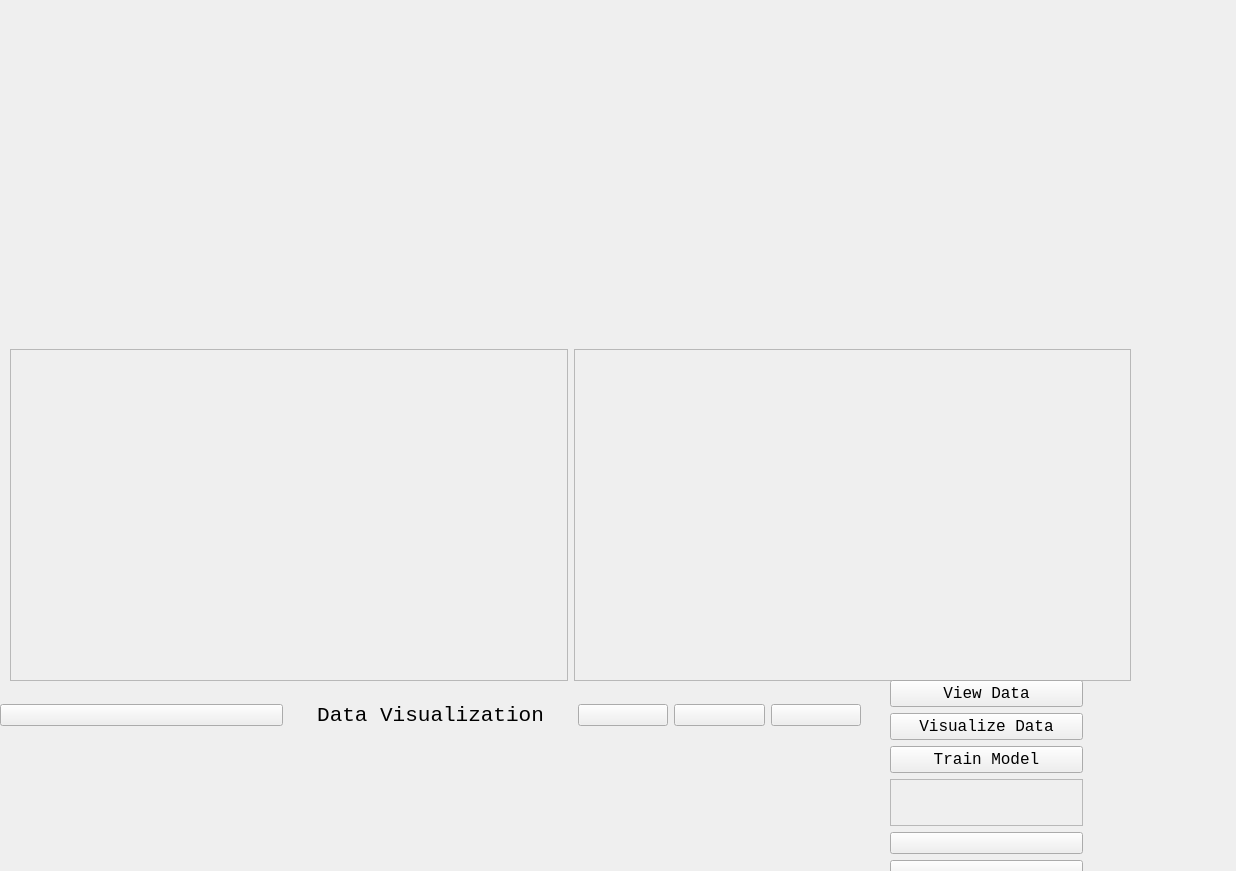
<?xml version="1.0" encoding="UTF-8"?>
<ui version="4.0">
 <class>MainWindow</class>
 <widget class="QMainWindow" name="MainWindow">
  <property name="geometry">
   <rect>
    <x>0</x>
    <y>0</y>
    <width>1236</width>
    <height>871</height>
   </rect>
  </property>
  <property name="windowTitle">
   <string>MainWindow</string>
  </property>
  <widget class="QWidget" name="centralwidget">
   <widget class="QWidget" name="verticalLayoutWidget">
    <property name="geometry">
     <rect>
      <x>10</x>
      <y>10</y>
      <width>1121</width>
      <height>671</height>
     </rect>
    </property>
    <layout class="QVBoxLayout" name="mainLayout">
     <item>
      <layout class="QHBoxLayout" name="horizontalLayout_3">
       <item>
        <widget class="QWidget" name="operational" native="true"/>
       </item>
      </layout>
     </item>
     <item>
      <layout class="QHBoxLayout" name="sidebar_body_layout">
       <item>
        <widget class="QFrame" name="sidebar">
         <property name="frameShape">
          <enum>QFrame::StyledPanel</enum>
         </property>
         <property name="frameShadow">
          <enum>QFrame::Raised</enum>
         </property>
        </widget>
       </item>
       <item>
        <widget class="QFrame" name="body_frame">
         <property name="frameShape">
          <enum>QFrame::StyledPanel</enum>
         </property>
         <property name="frameShadow">
          <enum>QFrame::Raised</enum>
         </property>
        </widget>
       </item>
      </layout>
     </item>
    </layout>
   </widget>
   <widget class="QWidget" name="horizontalLayoutWidget_3">
    <property name="geometry">
     <rect>
      <x>0</x>
      <y>680</y>
      <width>861</width>
      <height>71</height>
     </rect>
    </property>
    <layout class="QHBoxLayout" name="operational_layout">
     <item>
      <layout class="QHBoxLayout" name="horizontalLayout_11">
       <item>
        <widget class="QPushButton" name="toggle_sidebar">
         <property name="text">
          <string/>
         </property>
        </widget>
       </item>
      </layout>
     </item>
     <item>
      <widget class="QLabel" name="label_data_visualization">
       <property name="font">
        <font>
         <family>Consolas</family>
         <pointsize>16</pointsize>
        </font>
       </property>
       <property name="text">
        <string>Data Visualization</string>
       </property>
       <property name="textFormat">
        <enum>Qt::PlainText</enum>
       </property>
       <property name="alignment">
        <set>Qt::AlignCenter</set>
       </property>
      </widget>
     </item>
     <item>
      <layout class="QHBoxLayout" name="horizontalLayout_13">
       <property name="sizeConstraint">
        <enum>QLayout::SetMaximumSize</enum>
       </property>
       <item>
        <widget class="QPushButton" name="minimize_btn">
         <property name="text">
          <string/>
         </property>
        </widget>
       </item>
       <item>
        <widget class="QPushButton" name="maximize_btn">
         <property name="text">
          <string/>
         </property>
        </widget>
       </item>
       <item>
        <widget class="QPushButton" name="close_btn">
         <property name="text">
          <string/>
         </property>
        </widget>
       </item>
      </layout>
     </item>
    </layout>
   </widget>
   <widget class="QWidget" name="verticalLayoutWidget_2">
    <property name="geometry">
     <rect>
      <x>890</x>
      <y>680</y>
      <width>193</width>
      <height>202</height>
     </rect>
    </property>
    <layout class="QVBoxLayout" name="itemLayout">
     <item>
      <widget class="QPushButton" name="view_data_btn">
       <property name="font">
        <font>
         <family>Consolas</family>
         <pointsize>12</pointsize>
        </font>
       </property>
       <property name="text">
        <string>View Data</string>
       </property>
      </widget>
     </item>
     <item>
      <widget class="QPushButton" name="visualize_data_btn">
       <property name="font">
        <font>
         <family>Consolas</family>
         <pointsize>12</pointsize>
        </font>
       </property>
       <property name="text">
        <string>Visualize Data</string>
       </property>
      </widget>
     </item>
     <item>
      <widget class="QPushButton" name="train_model_btn">
       <property name="font">
        <font>
         <family>Consolas</family>
         <pointsize>12</pointsize>
        </font>
       </property>
       <property name="text">
        <string>Train Model</string>
       </property>
      </widget>
     </item>
     <item>
      <widget class="QFrame" name="frame_3">
       <property name="frameShape">
        <enum>QFrame::StyledPanel</enum>
       </property>
       <property name="frameShadow">
        <enum>QFrame::Raised</enum>
       </property>
      </widget>
     </item>
     <item>
      <widget class="QPushButton" name="github_link_btn">
       <property name="text">
        <string/>
       </property>
      </widget>
     </item>
     <item>
      <widget class="QPushButton" name="linkedin_link_btn">
       <property name="text">
        <string/>
       </property>
      </widget>
     </item>
    </layout>
   </widget>
   <widget class="QWidget" name="horizontalLayoutWidget">
    <property name="geometry">
     <rect>
      <x>530</x>
      <y>760</y>
      <width>160</width>
      <height>80</height>
     </rect>
    </property>
    <layout class="QHBoxLayout" name="layout_on_body_frame"/>
   </widget>
  </widget>
 </widget>
 <resources/>
 <connections/>
</ui>
